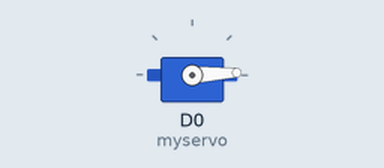
The sketch below on a simulated ESP8266 (NodeMCU). Parts: servo.

Above: at 1.05 s.
At 2.3 s:
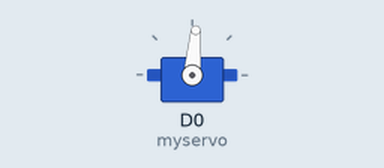
At 3.6 s:
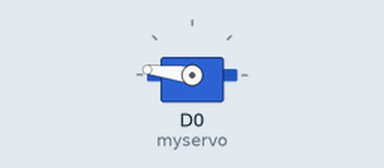
At 6.2 s:
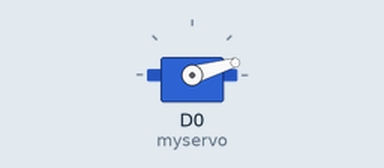
Timing chart, 0 to 8.1 s (numbered marks = the images above):
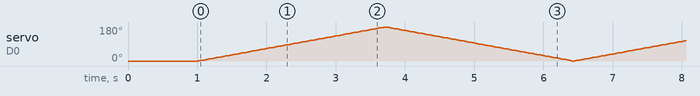

The sketch:

10_actuadorDigital.ino
```cpp
#include <Servo.h>
Servo myservo;

int pos = 0;

void setup() {
  myservo.attach(D0, 550, 2550); // Definimos el pin de salida y definimos la señal enviada
  myservo.write(pos);
  delay(1000);
}

void loop() {
  for (pos = 0; pos <= 180; pos += 1) {
    // En pasos de uno
    myservo.write(pos);
    delay(15);
  }
  for (pos = 180; pos >= 0; pos -= 1) {
    myservo.write(pos);
    delay(15);
  }
}
```
